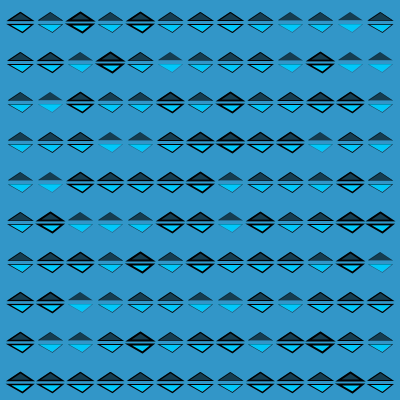
Frame 1 (no input)
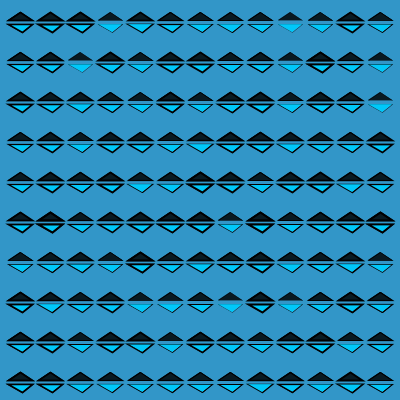
Frame 2 (the mouse pressed at the canvas centre, redrawn once)

The Processing sketch that drew these frames (run headless with seeded random() and noise(); the mouse was pressed at the canvas centre and the sketch redrawn once):

// Processing sketch: processing_38684
// ── processing_38684.pde

void setup() {
  size(400, 400);
  background(50, 150, 200);//light blue background
}

void draw() { //sets the spacing and order for the pattern of two triangles
  for (int b=20; b<height; b+=40) {
    for (int h=20; h<width; h+=30) {
      twotriangles(h, b);
    }
  }
  noLoop();
}

void twotriangles(float x, float y) {//sets the sizing and properties of the triangles
  pushMatrix(); 
  translate(x, y);
  fill(0, 150);// upper triangle color
  strokeWeight(random(0, 2));// breaks the regular pattern of the triangles
  triangle(0, -8, -12, 0, 12, 0);
  fill(0, 200, 250);// lower triangle color
  triangle(2, 12, -12, 4, 12, 4);
  popMatrix();
}
